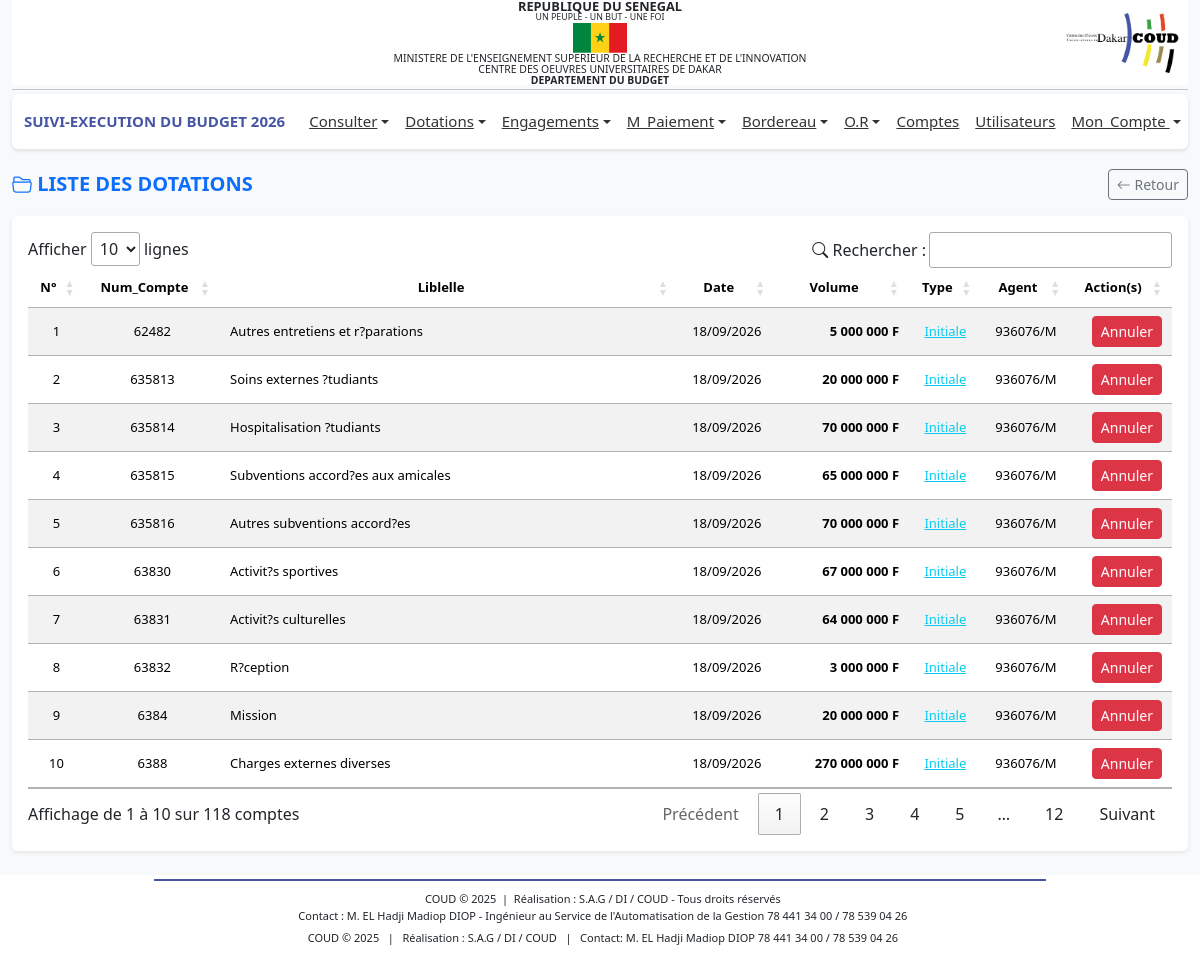
/profiles/dotations/liste_dotations.php (signed in), run on an earlier commit of the app's database.
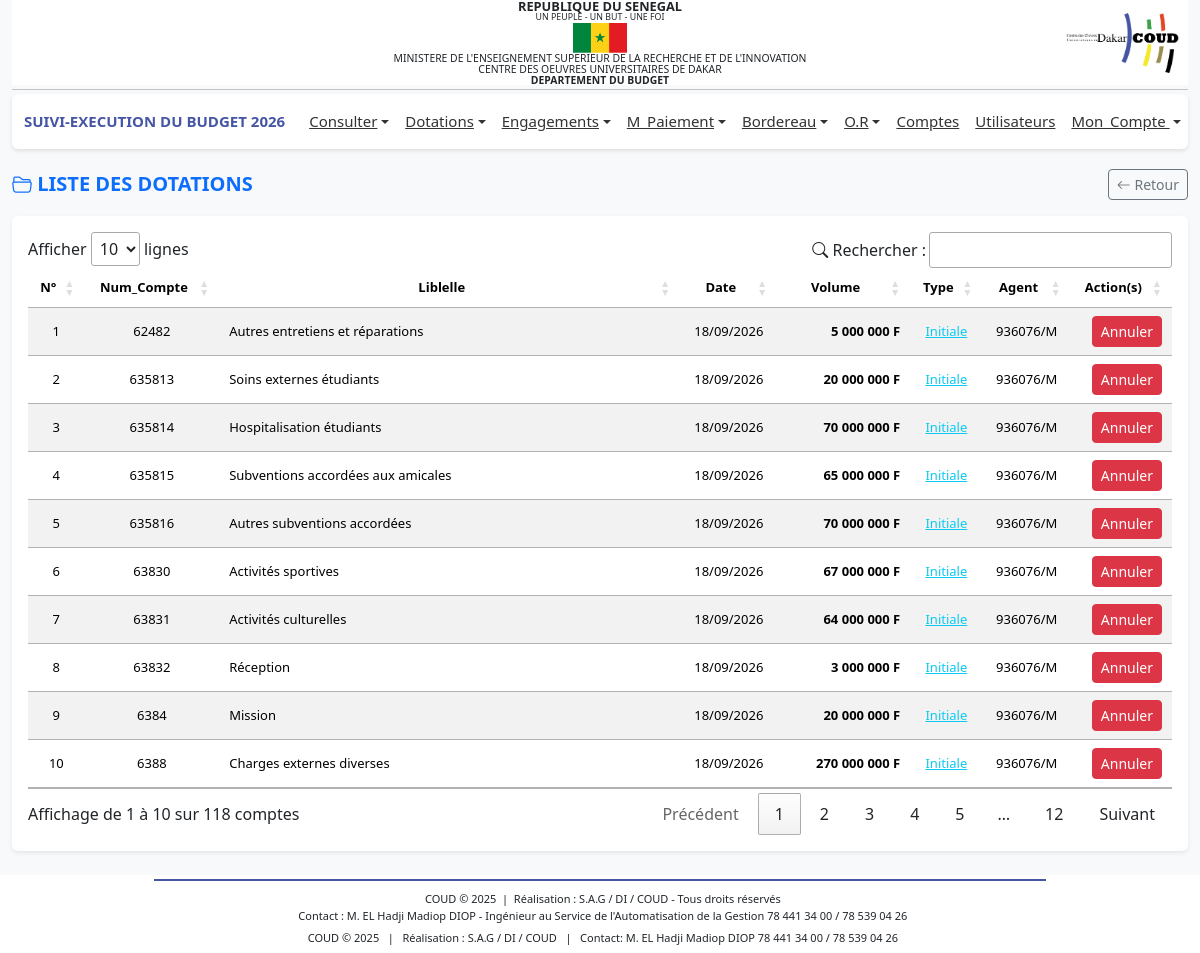
And on a later commit of the database.
### tables this page shows
CREATE TABLE IF NOT EXISTS `bud_dotations` (
  `idDot` int NOT NULL AUTO_INCREMENT,
  `date` date DEFAULT NULL,
  `volume` decimal(13,2) DEFAULT NULL,
  `dateSys` datetime DEFAULT CURRENT_TIMESTAMP,
  `type` varchar(50) DEFAULT NULL,
  `an` varchar(50) DEFAULT NULL,
  `idUser` int DEFAULT NULL,
  `idCompte` int DEFAULT NULL,
  PRIMARY KEY (`idDot`),
  KEY `idUser` (`idUser`),
  KEY `idCompte` (`idCompte`)
);

CREATE TABLE IF NOT EXISTS `bud_compte` (
  `idCompte` int NOT NULL AUTO_INCREMENT,
  `numCompte` varchar(100) DEFAULT NULL,
  `code` varchar(50) DEFAULT NULL,
  `dateSys` datetime DEFAULT CURRENT_TIMESTAMP,
  `libelle` varchar(255) DEFAULT NULL,
  `idCp` int DEFAULT NULL,
  PRIMARY KEY (`idCompte`),
  UNIQUE KEY `numCompte` (`numCompte`),
  KEY `idCp` (`idCp`)
);

CREATE TABLE IF NOT EXISTS `bud_users` (
  `idUser` int NOT NULL AUTO_INCREMENT,
  `nom` varchar(100) DEFAULT NULL,
  `log` varchar(100) DEFAULT NULL,
  `mdp` varchar(255) DEFAULT NULL,
  `email` varchar(100) DEFAULT NULL,
  `priv` varchar(100) DEFAULT NULL,
  `priv_dba` varchar(255) DEFAULT NULL,
  `telephone` varchar(20) DEFAULT NULL,
  `sexe` varchar(15) DEFAULT NULL,
  `type_mdp` varchar(50) DEFAULT NULL,
  `statut` tinyint(1) NOT NULL DEFAULT '1',
  `date_sys` date NOT NULL,
  `an` varchar(10) DEFAULT NULL,
  PRIMARY KEY (`idUser`),
  UNIQUE KEY `log` (`log`),
  UNIQUE KEY `email` (`email`)
);

### includes/fonctions.php (called while the page is built, shortened)
<?php
function connexionBD()
{
    $connexion = mysqli_connect('localhost', 'root', '', 'budget_db_2024') or
        die('Serveur inaccessible. Merci de reessayer plus tard.');
    return $connexion;
}
$connexion = connexionBD();
function getAllDotations()
{
    global $connexion;
    $anneeEnCours = $_SESSION['an'];
    $query = "
        SELECT
            d.idDot,
            d.date,
            d.volume,
            d.dateSys,
            d.type,
            u.idUser,
            u.nom AS nomUser,
            u.log,
            u.email,
            c.idCompte,
            c.numCompte,
            c.libelle AS libelleCompte
        FROM bud_dotations d
        INNER JOIN bud_users u ON d.idUser = u.idUser
        INNER JOIN bud_compte c ON d.idCompte = c.idCompte
        WHERE d.an = '$anneeEnCours'
        ORDER BY d.dateSys DESC
    ";
    $result = $connexion->query($query);
    if ($result && $result->num_rows > 0) {
        return $result->fetch_all(MYSQLI_ASSOC);
    } else {
        return [];
    }
}
function isDotationUsed($idDotation)
{
    global $connexion;
    $query = '
        SELECT 1
        FROM bud_dotations d
        INNER JOIN bud_engagements e ON d.idCompte = e.idCompte
        WHERE d.idDot = ?
        LIMIT 1
    ';
    $stmt = $connexion->prepare($query);
    $stmt->bind_param('i', $idDotation);
    $stmt->execute();
    $stmt->store_result();
    return $stmt->num_rows > 0;
}
?>

### profiles/dotations/liste_dotations.php (the view, shortened to what this page needs)
<?php include '../../includes/fonctions.php';?>
<?php include '../../includes/header.php';?>
<link rel="stylesheet" href="https://cdn.datatables.net/1.13.6/css/jquery.dataTables.min.css">
<link rel="stylesheet" href="https://cdn.jsdelivr.net/npm/bootstrap-icons@1.11.3/font/bootstrap-icons.css">
<main class="container-fluid mt-3">
    <div class="d-flex justify-content-between align-items-center mb-3">
        <h5 class="mb-0 text-primary fw-bold">
            <i class="bi bi-folder2-open"></i> LISTE DES DOTATIONS
        </h5>
        <a href="javascript:history.back()" class="btn btn-outline-secondary btn-sm">
            <i class="bi bi-arrow-left"></i> Retour
        </a>
    </div>
    <div class="card shadow-sm border-0">
        <div class="card-body">
            <table id="tableComptes" class="table table-striped table-hover align-middle">
                <thead class="text-white" style="background-color: #4655a4;">
                    <tr>
                        <th>N°</th>
                        <th>Num_Compte</th>
                        <th>Liblelle</th>
                        <th>Date</th>
                        <th>Volume</th>
                        <th>Type</th>
                        <th>Agent</th>
                        <th>Action(s)</th>
                    </tr>
                </thead>
                <tbody>
                    <?php
                $dotations = getAllDotations();
                $n = 1;
                if (!empty($dotations)) :
                    foreach ($dotations as $dotation) : ?>
                    <tr>
                        <td><?= $n++; ?></td>
                        <td><?= $dotation['numCompte']; ?></td>
                        <td class="text-align-left libelle"><?= $dotation['libelleCompte']; ?></td>
                        <td><?= date('d/m/Y', strtotime($dotation['date'])); ?></td>
                        <td class="fw-bold somme"><?= number_format($dotation['volume'], 0, ',', ' '); ?> F</td>
                        <td>
                            <span
                                class="text-decoration-underline <?= ($dotation['type'] == 'initiale') ? 'text-info' : 'text-warning'; ?>">
                                <?= ucfirst($dotation['type']); ?>
                            </span>
                        </td>
                        <td><?= $dotation['log']; ?></td>
                        <td class="somme">
                            <?php if (!isDotationUsed($dotation['idDot'])): ?>
                            <a href="traitement_dot.php?suppr=<?= $dotation['idDot'] ?>" class="btn btn-sm btn-danger"
                                onclick="return confirm('Supprimer cette dotation ?')">
                                Annuler
                            </a>
                            <?php else: ?>
                            <span class="text-muted text-decoration-underline" title="Dotation utilisée">Annuler</span>
                            <?php endif; ?>
                        </td>
                    </tr>
                    <?php endforeach;?>
                    <?php endif; ?>
                </tbody>
            </table>
        </div>
    </div>
</main>
<?php include '../../includes/footer.php';?>
<link rel="stylesheet" href="https://cdn.datatables.net/buttons/2.4.2/css/buttons.dataTables.min.css">

What changed in the data, as far as the page shows it:
changed bud_dotations: idCompte.libelle "Autres entretiens et r?parations" → "Autres entretiens et réparations"
changed bud_dotations: idCompte.libelle "Soins externes ?tudiants" → "Soins externes étudiants"
changed bud_dotations: idCompte.libelle "Hospitalisation ?tudiants" → "Hospitalisation étudiants"
changed bud_dotations: idCompte.libelle "Subventions accord?es aux amicales" → "Subventions accordées aux amicales"
changed bud_dotations: idCompte.libelle "Autres subventions accord?es" → "Autres subventions accordées"
changed bud_dotations: idCompte.libelle "Activit?s sportives" → "Activités sportives"
changed bud_dotations: idCompte.libelle "Activit?s culturelles" → "Activités culturelles"
changed bud_dotations: idCompte.libelle "R?ception" → "Réception"
